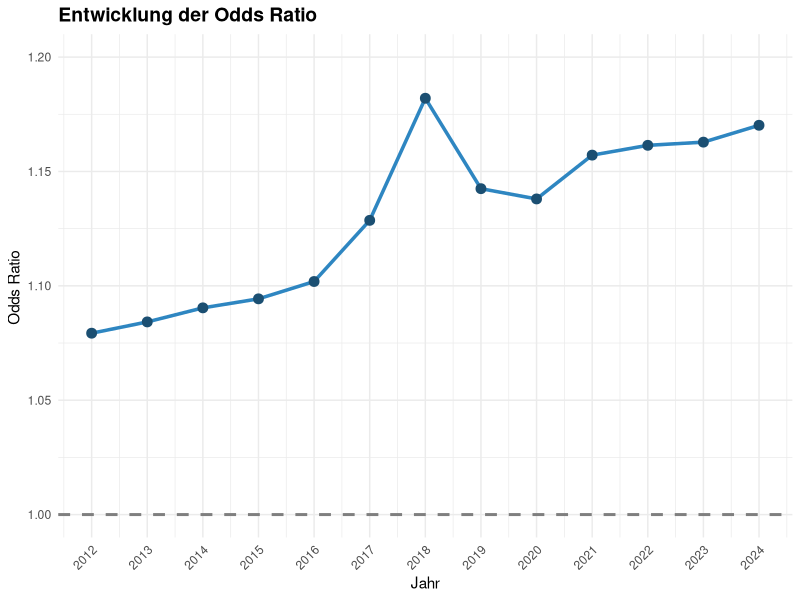

The R source for this figure:
library(readxl)

export_be <- read_excel("data/raw/export_be.xlsx") 
be_sheet <- read_excel("data/raw/export_be.xlsx", sheet = "BEVÖLKERUNG")
export_ar <- read_excel("data/raw/export_ar.xlsx") 
ar_sheet <- read_excel("data/raw/export_ar.xlsx", sheet = "ARBEITSMARKT")

library(tidyverse)


hk_bezirke <- be_sheet %>%
  filter(
    Indikator == "Haushalte mit Kindern",
    Ausprägung == "insgesamt",
    Raumbezug != "Stadt München" 
  ) %>%
  mutate(
    genau_indikator = 100 * `Basiswert 1` / `Basiswert 2`
  ) %>%
  select(Jahr, Raumbezug, genau_indikator)

hk_durchschnitt_pro_jahr <- hk_bezirke %>%
  group_by(Jahr) %>%
  summarise(
    Jahres_Durchschnitt = mean(genau_indikator, na.rm = TRUE)
  )

hk_ueber_durchschnitt <- hk_bezirke %>%
  left_join(hk_durchschnitt_pro_jahr, by = "Jahr") %>%
  filter(genau_indikator >= Jahres_Durchschnitt) %>%
  select(Jahr, Raumbezug, genau_indikator, Jahres_Durchschnitt)


hk_unter_durchschnitt <- hk_bezirke %>%
  left_join(hk_durchschnitt_pro_jahr, by = "Jahr") %>%
  filter(genau_indikator < Jahres_Durchschnitt) %>%
  select(Jahr, Raumbezug, genau_indikator, Jahres_Durchschnitt)

sv_anteil <- ar_sheet %>%
  filter(
    Indikator == "Sozialversicherungspflichtig Beschäftigte - Anteil",
    Ausprägung == "weiblich",
    Raumbezug != "Stadt München"
  ) %>%
  select(Jahr, Raumbezug, `Basiswert 1`, `Basiswert 2`) 


ergebnis_a_b <- hk_ueber_durchschnitt %>%
  inner_join(sv_anteil, by = c("Jahr", "Raumbezug")) %>%
  group_by(Jahr) %>%
  summarise(
    A = 100 * sum(`Basiswert 1`) / sum(`Basiswert 2`),
    B = 100 * (1 - sum(`Basiswert 1`) / sum(`Basiswert 2`))
  )


ergebnis_c_d <- hk_unter_durchschnitt %>%
  inner_join(sv_anteil, by = c("Jahr", "Raumbezug")) %>%
  group_by(Jahr) %>%
  summarise(
    C = 100 * sum(`Basiswert 1`) / sum(`Basiswert 2`),
    D = 100 * (1 - sum(`Basiswert 1`) / sum(`Basiswert 2`))
  )


finales_vergleichs_ergebnis <- ergebnis_a_b %>%
  left_join(ergebnis_c_d, by = "Jahr")


odds_ratio_tabelle <- finales_vergleichs_ergebnis %>%
  mutate(
    Odds_Ratio_hkue_hkun_sv = (A * D) / (B * C),
    Odds_Ratio_hkun_hkue_sv = (C * B) / (A * D)
  ) %>%
  select(Jahr, Odds_Ratio_hkue_hkun_sv, Odds_Ratio_hkun_hkue_sv)


library(ggplot2)

ggplot(data = odds_ratio_tabelle, aes(x = Jahr, y = Odds_Ratio_hkun_hkue_sv)) +
  geom_hline(yintercept = 1, linetype = "dashed", color = "gray50", linewidth = 1) +
  geom_line(color = "#2E86C1", linewidth = 1.2) + 
  geom_point(color = "#1B4F72", size = 3) +
  labs(
    title = "Entwicklung der Odds Ratio",
    x = "Jahr",
    y = "Odds Ratio "
  ) +
  scale_x_continuous(breaks = unique(odds_ratio_tabelle$Jahr)) + 
  scale_y_continuous(limits = c(1.0, 1.20)) + 
  theme_minimal() +
  theme(
    plot.title = element_text(face = "bold", size = 14),
    axis.text.x = element_text(angle = 45, hjust = 1)
  )
